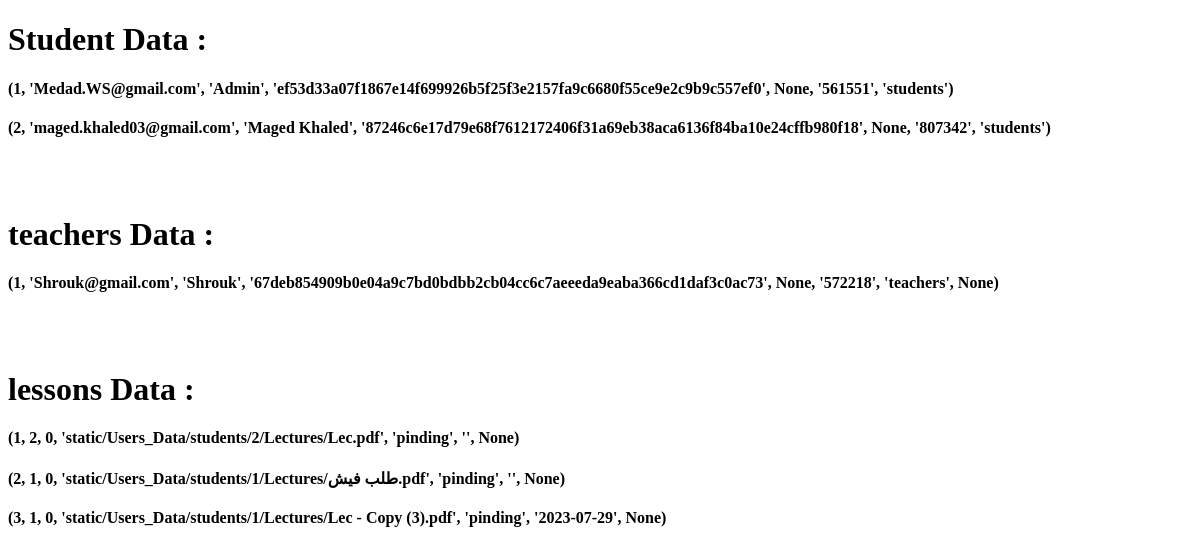
The page /Admin (signed in) on the database as committed earlier.
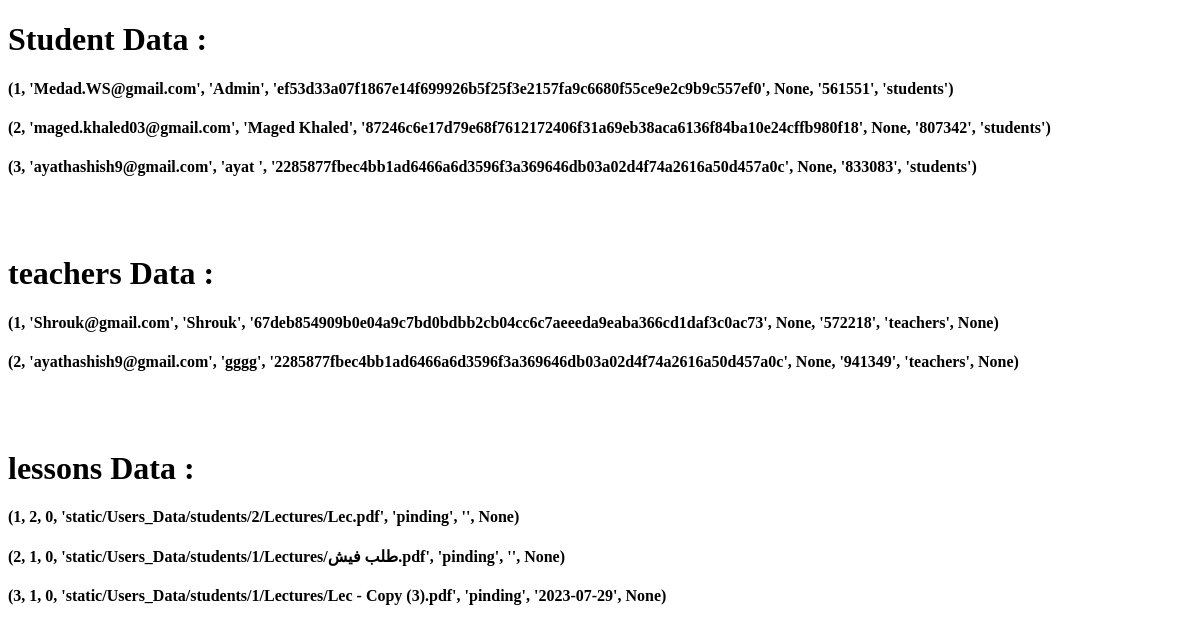
The same page on the database as committed later.
### tables this page shows
CREATE TABLE students
                            (id INTEGER PRIMARY KEY AUTOINCREMENT, email TEXT, username TEXT, password TEXT, phone TEXT, validation TEXT, Type_ TEXT DEFAULT students);

CREATE TABLE teachers
                (id INTEGER PRIMARY KEY AUTOINCREMENT, 
                email TEXT, 
                username TEXT, 
                password TEXT, 
                phone TEXT, 
                validation TEXT, 
                Type_ TEXT DEFAULT 'teachers', 
                coursType TEXT);

CREATE TABLE lessons
                            (id INTEGER PRIMARY KEY AUTOINCREMENT, studentID INTEGER, teacherID INTEGER, lessonLOC TEXT, state TEXT, date TEXT, URL TEXT coursType TEXT);

### app.py (the view)
@app.route("/Admin")
def admin():
    if session['user']:
        if session['user'][1] == emailer.Admin:
            studentTable= DB.get_all_table_data('students')
            teacherTable= DB.get_all_table_data('teachers')
            lessonTable= DB.get_all_table_data('lessons')
            return render_template("admin.html",data = [studentTable, teacherTable, lessonTable])
    return redirect('/home')

### app.py (called while the page is built)
@app.before_request
def setDefaultValue():
    if 'user' not in session:
        session['user'] = None

### functions/functions.py (called while the page is built)
    def get_all_table_data(self, table_name):
        with sqlite3.connect(self.name) as conn:
            cursor = conn.cursor()
            cursor.execute(f"SELECT * FROM {table_name}")
            all_data = cursor.fetchall()
            cursor.close()
            return all_data

### templates/admin.html (shortened to what this page needs)
<!DOCTYPE html>
<html lang="en">
<head>
</head>
<body>
    <h1>Student Data :</h1>
    {% for i in data[0] %}
    <h4>{{i}}</h4>
    {% endfor %}
    <br>
    <br>
    <h1>teachers Data :</h1>
    {% for i in data[1] %}
    <h4>{{i}}</h4>
    {% endfor %}
    <br>
    <br>
    <h1>lessons Data :</h1>
    {% for i in data[2] %}
    <h4>{{i}}</h4>
    {% endfor %}
</body>
</html>

Rows that differ between the two databases and show on the page:
added students: i "(3, 'ayathashish9@gmail.com', 'ayat ', '2285877fbec4bb1ad6466a6d3596f3a369646db03a02d4f74a2616a50d457a0c', None, '833083', 'students')"
added teachers: i "(2, 'ayathashish9@gmail.com', 'gggg', '2285877fbec4bb1ad6466a6d3596f3a369646db03a02d4f74a2616a50d457a0c', None, '941349', 'teachers', None)"
